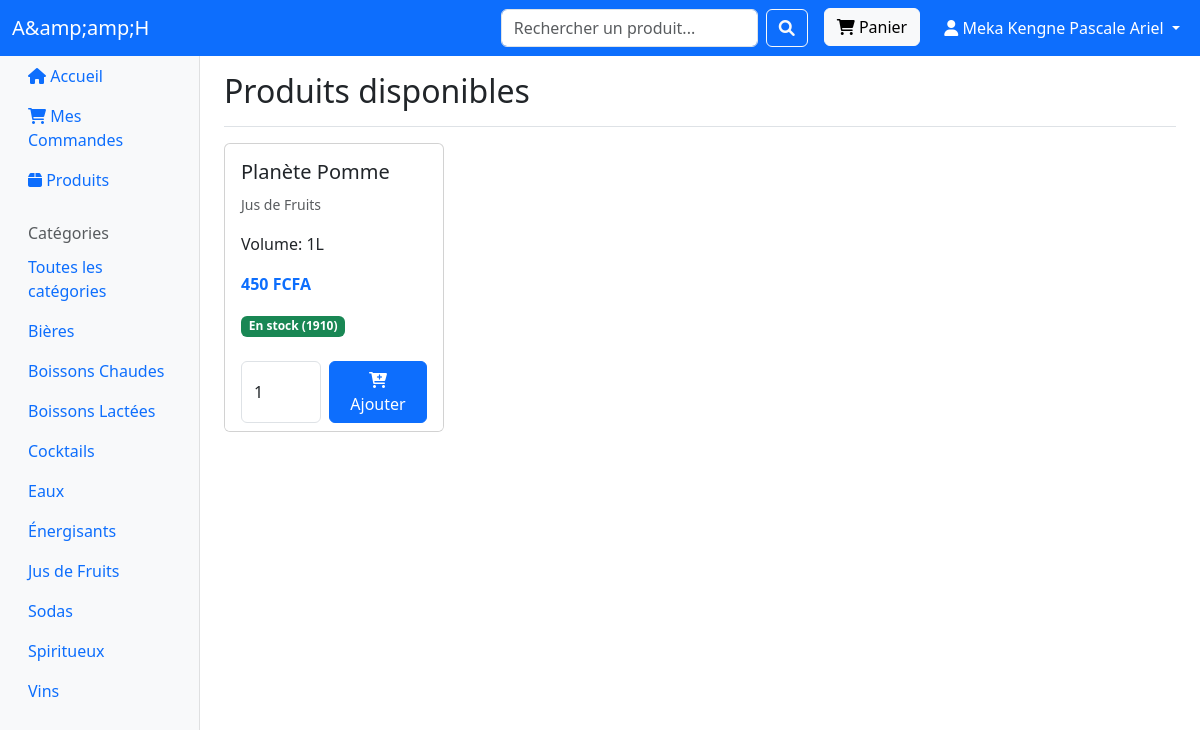
The app's page /client/produits.php?depot=1 (signed in) with its own data.
### tables this page shows
CREATE TABLE `depots` (
  `id` int NOT NULL,
  `nom` varchar(100) NOT NULL,
  `adresse` text NOT NULL,
  `contact` varchar(50) DEFAULT NULL,
  `id_proprietaire` int NOT NULL,
  `logo` varchar(255) DEFAULT NULL
);

CREATE TABLE `categorie` (
  `id_categorie` int NOT NULL,
  `nom` varchar(255) NOT NULL,
  `description` text
);

CREATE TABLE `produit` (
  `id_produit` int NOT NULL,
  `id_categorie` int NOT NULL,
  `id_depot` int NOT NULL,
  `nom` varchar(255) NOT NULL,
  `volume` int NOT NULL,
  `prix_unit` decimal(10,2) NOT NULL,
  `quantite_stock` int NOT NULL,
  `description` text
);

### client/produits.php (the view, shortened to what this page needs)
<?php
require_once '../includes/database.php';
$depot_id = $_GET['depot'] ?? null;
$sql = "SELECT * FROM depots WHERE id = :id";
$stmt = $conn->prepare($sql);
$stmt->execute([':id' => $depot_id]);
$depot = $stmt->fetch(PDO::FETCH_ASSOC);
$sql = "SELECT * FROM categorie ORDER BY nom";
$stmt = $conn->prepare($sql);
$stmt->execute();
$categories = $stmt->fetchAll(PDO::FETCH_ASSOC);
$where_clause = "WHERE id_depot = :depot_id";
$params = [':depot_id' => $depot_id];
$sql = "SELECT p.*, c.nom as categorie_nom
        FROM produit p
        LEFT JOIN categorie c ON p.id_categorie = c.id_categorie
        $where_clause
        ORDER BY p.nom";
$stmt = $conn->prepare($sql);
$stmt->execute($params);
$produits = $stmt->fetchAll(PDO::FETCH_ASSOC);
?>
<!DOCTYPE html>
<html lang="fr">
<head>
    <link href="https://cdn.jsdelivr.net/npm/bootstrap@5.3.0/dist/css/bootstrap.min.css" rel="stylesheet">
    <link rel="stylesheet" href="https://cdnjs.cloudflare.com/ajax/libs/font-awesome/6.0.0/css/all.min.css">
</head>
<body>
    <nav class="navbar navbar-expand-lg navbar-dark bg-primary sticky-top">
        <div class="container-fluid">
            <a class="navbar-brand" href="#"><?php echo htmlspecialchars($depot['nom']); ?></a>
            <div class="collapse navbar-collapse" id="navbarNav">
                <form class="d-flex ms-auto me-3">
                    <input class="form-control me-2" type="search" name="search"
                           placeholder="Rechercher un produit..."
                           value="<?php echo $_GET['search'] ?? ''; ?>">
                    <button class="btn btn-outline-light" type="submit">
                        <i class="fas fa-search"></i>
                    </button>
                </form>
                <ul class="navbar-nav">
                    <li class="nav-item me-3">
                        <a href="#" class="btn btn-light position-relative"
                           data-bs-toggle="offcanvas" data-bs-target="#cartOffcanvas">
                            <i class="fas fa-shopping-cart"></i> Panier
                        </a>
                    </li>
                    <li class="nav-item dropdown">
                        <a class="nav-link dropdown-toggle text-white" href="#" data-bs-toggle="dropdown">
                            <i class="fas fa-user"></i> <?php echo htmlspecialchars($_SESSION['user_name']); ?>
                        </a>
                    </li>
                </ul>
            </div>
        </div>
    </nav>
    <div class="container-fluid">
        <div class="row">
            <nav class="col-md-3 col-lg-2 d-md-block bg-light sidebar">
                <div class="position-sticky">
                    <ul class="nav flex-column">
                        <li class="nav-item">
                            <a class="nav-link" href="accueil.php">
                                <i class="fas fa-home"></i> Accueil
                            </a>
                        </li>
                        <li class="nav-item">
                            <a class="nav-link" href="commandes.php">
                                <i class="fas fa-shopping-cart"></i> Mes Commandes
                            </a>
                        </li>
                        <li class="nav-item">
                            <a class="nav-link active" href="#">
                                <i class="fas fa-box"></i> Produits
                            </a>
                        </li>
                    </ul>
                    <h6 class="sidebar-heading d-flex justify-content-between align-items-center px-3 mt-4 mb-1 text-muted">
                        <span>Catégories</span>
                    </h6>
                    <ul class="nav flex-column mb-2">
                        <li class="nav-item">
                            <a class="nav-link <?php echo !isset($_GET['categorie']) ? 'active' : ''; ?>"
                               href="?depot=<?php echo $depot_id; ?>">
                                Toutes les catégories
                            </a>
                        </li>
                        <?php foreach ($categories as $categorie): ?>
                            <li class="nav-item">
                                <a class="nav-link <?php echo (isset($_GET['categorie']) && $_GET['categorie'] == $categorie['id_categorie']) ? 'active' : ''; ?>"
                                   href="?depot=<?php echo $depot_id; ?>&categorie=<?php echo $categorie['id_categorie']; ?>">
                                    <?php echo htmlspecialchars($categorie['nom']); ?>
                                </a>
                            </li>
                        <?php endforeach; ?>
                    </ul>
                </div>
            </nav>
            <main class="col-md-9 ms-sm-auto col-lg-10 px-md-4">
                <div class="d-flex justify-content-between flex-wrap flex-md-nowrap align-items-center pt-3 pb-2 mb-3 border-bottom">
                    <h1 class="h2">Produits disponibles</h1>
                </div>
                <div class="row row-cols-1 row-cols-md-2 row-cols-lg-3 row-cols-xl-4 g-4">
                    <?php foreach ($produits as $produit): ?>
                        <div class="col">
                            <div class="card h-100 product-card">
                                <div class="card-body">
                                    <h5 class="card-title"><?php echo htmlspecialchars($produit['nom']); ?></h5>
                                    <p class="card-text">
                                        <small class="text-muted">
                                            <?php echo htmlspecialchars($produit['categorie_nom']); ?>
                                        </small>
                                    </p>
                                    <p class="card-text">
                                        Volume: <?php echo $produit['volume']; ?>L
                                    </p>
                                    <p class="card-text">
                                        <strong class="text-primary">
                                            <?php echo number_format($produit['prix_unit'], 0, ',', ' '); ?> FCFA
                                        </strong>
                                    </p>
                                    <p class="card-text">
                                    <span class="badge <?php echo $produit['quantite_stock'] > 0 ? 'bg-success' : 'bg-danger'; ?>">
                                            <?php echo $produit['quantite_stock'] > 0 ? 'En stock' : 'Rupture de stock'; ?>
                                            <?php if ($produit['quantite_stock'] > 0): ?>
                                                (<?php echo $produit['quantite_stock']; ?>)
                                            <?php endif; ?>
                                        </span>
                                    </p>
                                </div>
                                <div class="card-footer bg-white border-top-0">
                                    <?php if ($produit['quantite_stock'] > 0): ?>
                                        <form action="" method="POST" class="d-flex gap-2">
                                            <input type="number" name="quantity" value="1" min="1"
                                                   max="<?php echo $produit['quantite_stock']; ?>"
                                                   class="form-control" style="width: 80px;">
                                            <button type="submit" name="add_to_cart" class="btn btn-primary flex-grow-1">
                                                <i class="fas fa-cart-plus"></i> Ajouter
                                            </button>
                                        </form>
                                    <?php else: ?>
                                        <button class="btn btn-secondary w-100" disabled>
                                            <i class="fas fa-times"></i> Indisponible
                                        </button>
                                    <?php endif; ?>
                                </div>
                            </div>
                        </div>
                    <?php endforeach; ?>
                </div>
            </main>
        </div>
    </div>
</body>
</html>

### client/produits.php (style rules this page uses)
.sidebar { min-height: calc(100vh - 56px); box-shadow: inset -1px 0 0 rgba(0, 0, 0, .1); }
.product-card { transition: transform 0.2s; }

### records on screen
depots: nom "A&amp;amp;H"
categorie: nom "Bières"
categorie: nom "Boissons Chaudes"
categorie: nom "Boissons Lactées"
categorie: nom "Cocktails"
categorie: nom "Eaux"
categorie: nom "Énergisants"
categorie: nom "Jus de Fruits"
categorie: nom "Sodas"
categorie: nom "Spiritueux"
categorie: nom "Vins"
produit: nom "Planète Pomme", id_categorie.nom "Jus de Fruits", volume "1", prix_unit "450", shows "En stock", quantite_stock "1910"

### other values on screen
$_SESSION['user_name'] "Meka Kengne Pascale Ariel"
